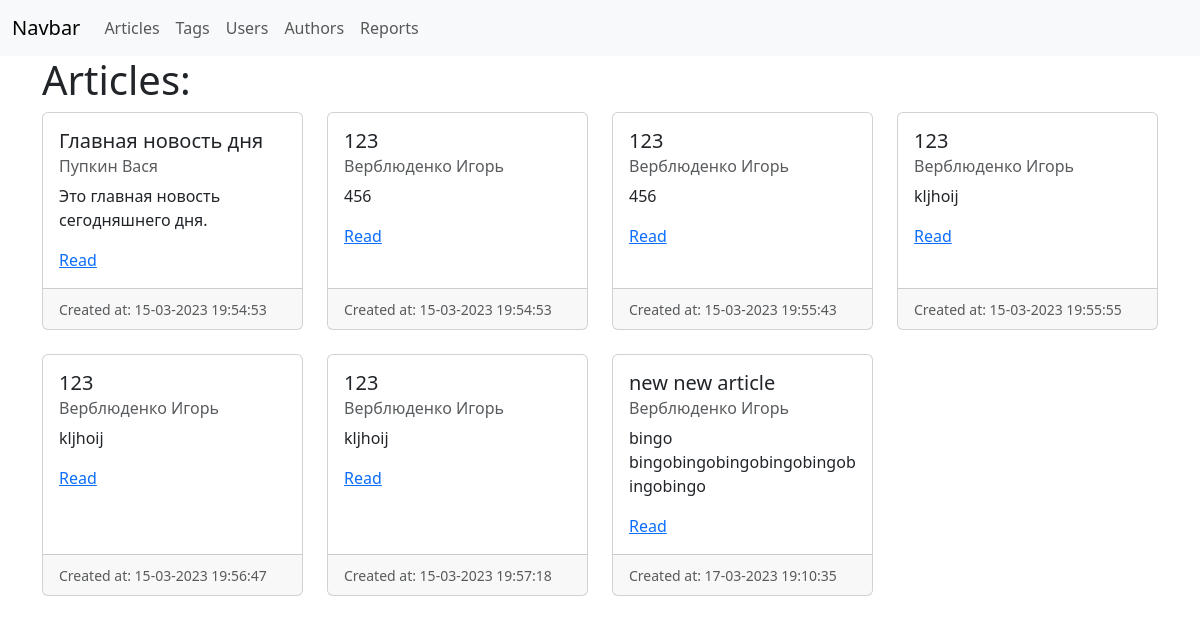
The app's page /articles/ with its own data.
### blog/models.py (models this page shows, shortened)
class Article(db.Model):
    __tablename__ = 'articles'
    id = Column(db.Integer, primary_key=True)
    author_id = Column(db.Integer, ForeignKey('authors.id'), nullable=False)
    title = Column(db.String(255))
    text = Column(db.Text)
    created_at = Column(db.DateTime, default=datetime.utcnow)
    updated_at = Column(db.DateTime, default=datetime.utcnow, onupdate=datetime.utcnow)
    author = relationship('Author', back_populates='article')
    tags = relationship('Tag',secondary=articale_tag_associations_table, back_populates='articles')

class User(db.Model, UserMixin):
    __tablename__ = 'users'
    id = db.Column(db.Integer, primary_key=True)
    email = db.Column(db.String(255), unique=True)
    first_name = db.Column(db.String(255))
    last_name = db.Column(db.String(255))
    password = db.Column(db.String(255))
    author = relationship('Author', uselist=False, back_populates='user')

### blog/articles/views.py (the view)
@article.route('/', methods=['GET'])
def article_list():
    articles = Article.query.all()
    return render_template(
        'articles/list.html',
        articles=articles,
    )

### blog/templates/articles/list.html (shortened to what this page needs)
{% extends 'base.html' %}
{% block body %}
    <div class="row">
            <h1>Articles:</h1>
    </div>
    <div class="row row-cols-1 row-cols-md-4 g-4">
        {% for article in articles %}
            <div class="col">
                <div class="card h-100">
                    <div class="card-body">
                        <h5 class="card-title">{{ article.title }}</h5>
                        <h6 class="card-subtitle mb-2 text-muted">{{ article.author.user.first_name }} {{ article.author.user.last_name }}</h6>
                        <p class="card-text">{{ article.text | truncate(50) }}</p>
                        <a href="{{ url_for('article.get_article', pk=article.id) }}"
                           class="card-link">Read</a>
                    </div>
                    <div class="card-footer">
                        <small class="text-muted">Created at: {{ article.created_at.strftime('%d-%m-%Y %H:%M:%S') }}</small>
                    </div>
                </div>
            </div>
        {% endfor %}
    </div>
{% endblock %}

### blog/templates/base.html (shortened to what this page needs)
<!doctype html>
<html lang='en'>
  <head>
    {% block css %}
    <link href="{{url_for('static',filename='css/bootstrap.min.css')}}" rel="stylesheet">
    {% endblock%}
  </head>
  <body>
    {% include 'navbar.html' %}
    <div class="container">
      {% block body %}{% endblock %}
    </div>
    {% block js %}
  </body>
    {% endblock %}
  </body>
</html>

### blog/templates/navbar.html (shortened to what this page needs)
  <nav class="navbar navbar-expand-lg bg-body-tertiary">
  <div class="container-fluid">
    <a class="navbar-brand" href="#">Navbar</a>
    <div class="collapse navbar-collapse" id="navbarSupportedContent">
      <ul class="navbar-nav">
        <li class="nav-item">
          <a class="nav-link" href="{{ url_for('article.article_list')}}">Articles</a>
        </li>
        <li class="nav-item">
          <a class="nav-link" href="{{ url_for('tag.tag_list')}}">Tags</a>
        </li>
        <li class="nav-item">
          <a class="nav-link"  href="{{ url_for('user.user_list')}}">Users</a>
        </li>
        <li class="nav-item">
          <a class="nav-link"  href="{{ url_for('author.author_list')}}">Authors</a>
        </li>
        <li class="nav-item">
          <a class="nav-link" href="{{ url_for('report.report_list')}}">Reports</a>
        </li>
      </ul>
    </div>
  </div>
</nav>

### records on screen
Article: title "Главная новость дня", author.user.first_name "Пупкин", author.user.last_name "Вася", text "Это главная новость сегодняшнего дня.", created_at "15-03-2023 19:54:53"
Article: title "123", author.user.first_name "Верблюденко", author.user.last_name "Игорь", text "456", created_at "15-03-2023 19:54:53"
Article: title "123", author.user.first_name "Верблюденко", author.user.last_name "Игорь", text "456", created_at "15-03-2023 19:55:43"
Article: title "123", author.user.first_name "Верблюденко", author.user.last_name "Игорь", text "kljhoij", created_at "15-03-2023 19:55:55"
Article: title "123", author.user.first_name "Верблюденко", author.user.last_name "Игорь", text "kljhoij", created_at "15-03-2023 19:56:47"
Article: title "123", author.user.first_name "Верблюденко", author.user.last_name "Игорь", text "kljhoij", created_at "15-03-2023 19:57:18"
Article: title "new new article", author.user.first_name "Верблюденко", author.user.last_name "Игорь", text "bingo bingobingobingobingobingobingobingo", created_at "17-03-2023 19:10:35"
